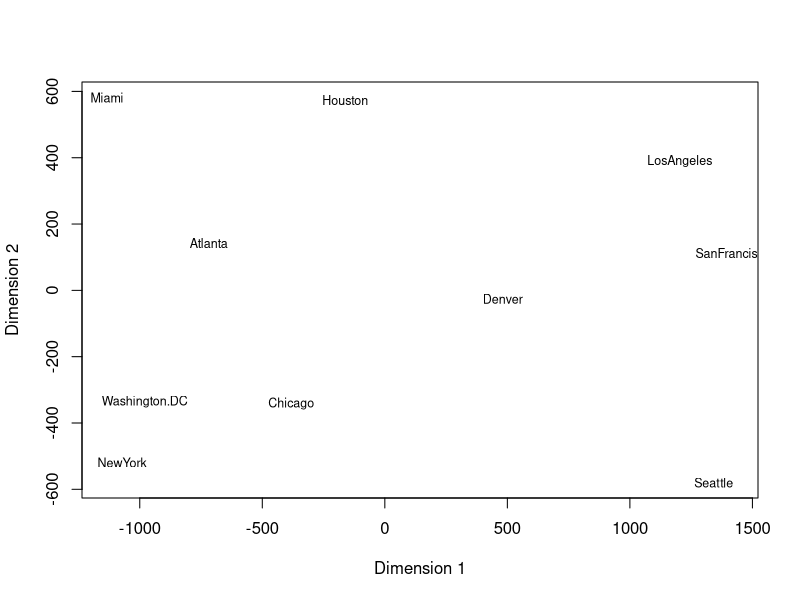
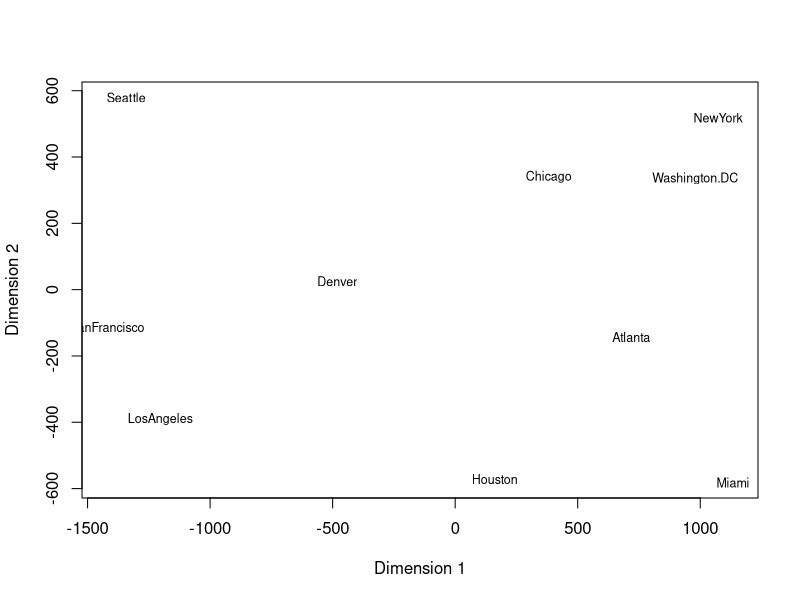
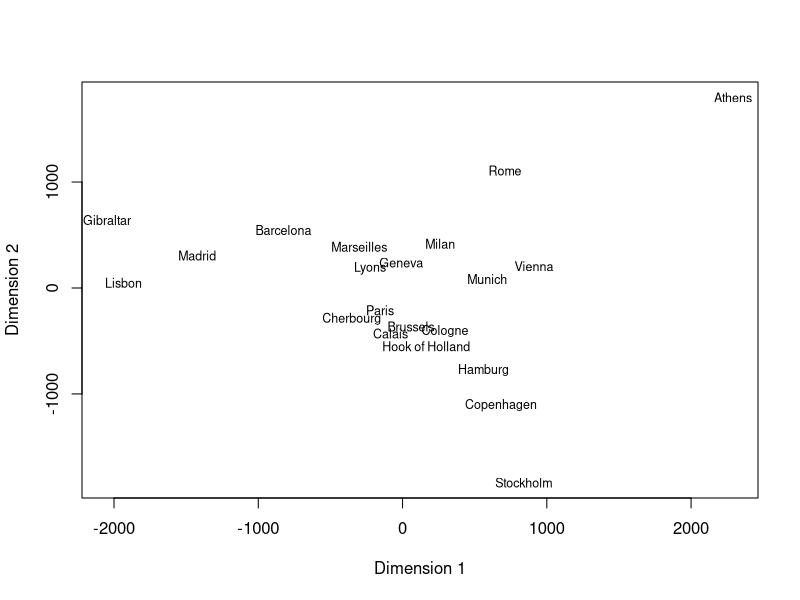
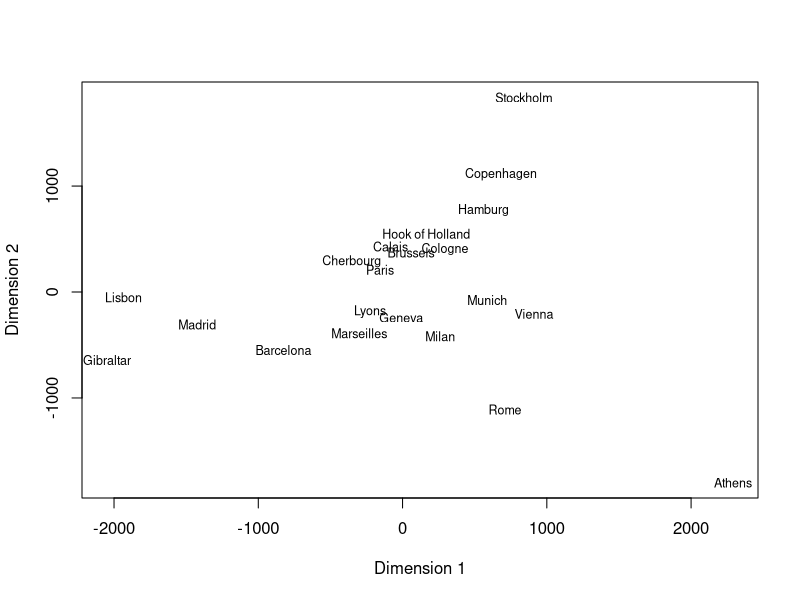
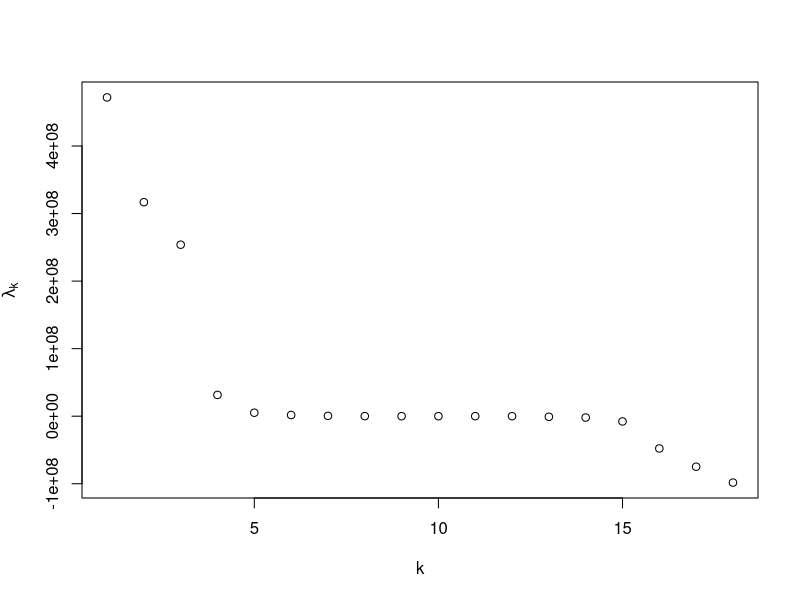
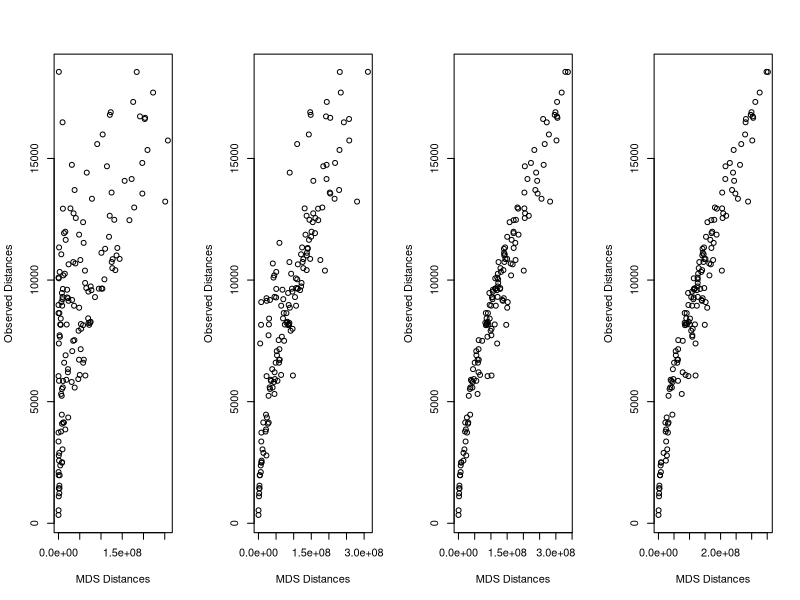
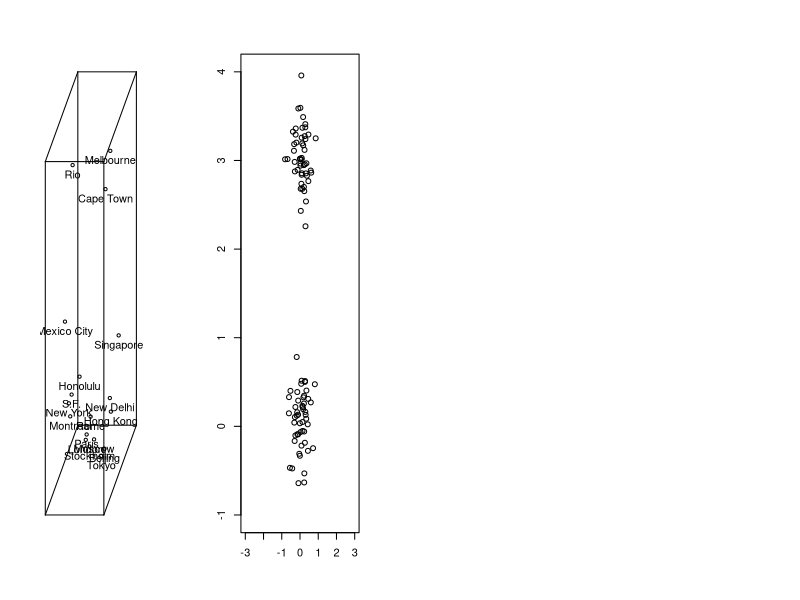
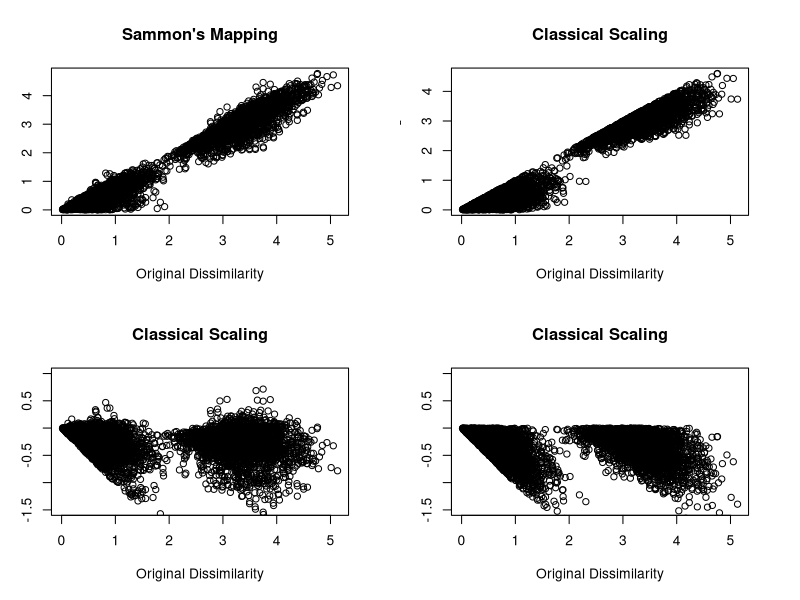

Generate these figures, in order, with R:
## ---- chunk 1
require("scatterplot3d")
knitr::opts_chunk$set(echo = FALSE)
library('MASS')
library('maps')
library("gdata")
## ---- chunk 2
UScitiesD
## ---- chunk 3
city.loc <- cmdscale(UScitiesD, k =2);
plot(city.loc, type = 'n', 
     xlab = 'Dimension 1',
     ylab = 'Dimension 2')
text(city.loc, labels = attr(UScitiesD, "Labels"),
     cex = 0.75)
## ---- chunk 4
# city.loc.rot <- city.loc %*% matrix(c(0,-1,-1,0), nrow = 2) 
city.loc.rot <- -city.loc
# par(mar = c(1,1,1,1))
# par(mfrow = c(2,1))
plot(city.loc.rot, type = 'n', 
     xlab = 'Dimension 1',
     ylab = 'Dimension 2')
text(city.loc.rot, labels = attr(UScitiesD, "Labels"),
     cex = 0.75)
# map("state")
## ---- chunk 5
eurodist
## ---- chunk 6
city.loc <- cmdscale(eurodist)
plot(city.loc, type = 'n', 
     xlab = 'Dimension 1',
     ylab = 'Dimension 2')
text(city.loc, labels = attr(eurodist, "Labels"),
     cex = 0.75)
## ---- chunk 7
city.loc.flip <- city.loc %*% matrix(c(1,0,0,-1),nrow = 2)
plot(city.loc.flip, type = 'n', 
     xlab = 'Dimension 1',
     ylab = 'Dimension 2')
text(city.loc.flip, labels = attr(eurodist, "Labels"),
     cex = 0.75)
## ---- chunk 8
D <- matrix(0, 18,18)
row.names(D) <- names <- c("Beijing","Cape Town","Hong Kong", "Honolulu", "London", "Melbourne", 
                  "Mexico City", "Montreal", "Moscow", "New Delhi", "New York", "Paris",
                  "Rio", "Rome", "S.F.", "Singapore", "Stockholm", "Tokyo")
colnames(D) <- names

D[2:18,  1] <- c(12947, 1972, 8171, 8160, 9093, 12478, 10490, 5809, 2788, 11012, 8236, 17325, 8144, 9524, 4465, 6725, 2104)
D[3:18,  2] <- c(11867, 18562, 9635, 10388, 13703, 12744, 10101, 9284, 12551, 9307, 6075, 8417, 16487, 9671, 10334, 14737)
D[4:18,  3] <- c(8945, 9646, 7392, 14155, 12462, 7158, 3770, 12984, 9650, 17710, 9300, 11121, 2575, 8243, 2893)
D[5:18,  4] <- c(11653, 8862, 6098, 7915, 11342, 11930, 7996, 11988, 13343, 12936, 3857, 10824, 11059, 6208)
D[6:18,  5] <- c(16902, 8947, 5240, 2506, 6724, 5586, 341, 9254, 1434, 8640, 10860, 1436, 9585)
D[7:18,  6] <- c(13557, 16730, 14418, 10192, 16671, 16793, 13227, 15987, 12644, 6050, 15593, 8159)
D[8:18,  7] <- c(3728, 10740, 14679, 3362, 9213, 7669, 10260, 3038, 16623, 9603, 11319)
D[9:18,  8] <- c(7077, 11286, 533, 5522, 8175, 6601, 4092, 14816, 5900, 10409)
D[10:18, 9] <- c(4349, 7530, 2492, 11529, 2378, 9469, 8426, 1231, 7502)
D[11:18, 10] <- c(11779, 6601, 14080, 5929, 12380, 4142, 5579, 5857)
D[12:18, 11] <- c(5851, 7729, 6907, 4140, 15349, 6336, 10870)
D[13:18, 12] <- c(9146, 1108, 8975, 10743, 1546, 9738)
D[14:18, 13] <- c(9181, 10647, 15740, 10682, 18557)
D[15:18, 14] <- c(10071, 10030, 1977, 9881)
D[16:18, 15] <- c(13598, 8644, 8284)
D[17:18, 16] <- c(9646, 5317)
D[18:18, 17] <- 8193

D <- D + t(D)

D
## ---- chunk 9
MDS1 <- cmdscale(D,k=1, eig = TRUE, x.ret = TRUE)
MDS2 <- cmdscale(D,k=2, eig = TRUE, x.ret = TRUE)
MDS3 <- cmdscale(D,k=3, eig = TRUE, x.ret = TRUE)
MDS4 <- cmdscale(D,k=4, eig = TRUE, x.ret = TRUE)
distances1 <- distances2 <- distances3 <- distances4 <- matrix(0,18,18)
for (s in 2:18){
  for (t in 1:(s-1)){
    distances1[s,t] <- (MDS1$points[s] - MDS1$points[t])^2
    distances2[s,t] <- t(MDS2$points[s,] - MDS2$points[t,]) %*% (MDS2$points[s,] - MDS2$points[t,])
    distances3[s,t] <- t(MDS3$points[s,] - MDS3$points[t,]) %*% (MDS3$points[s,] - MDS3$points[t,])
    distances4[s,t] <- t(MDS4$points[s,] - MDS4$points[t,]) %*% (MDS4$points[s,] - MDS4$points[t,])
  }
}
## ---- chunk 10
# par(mfrow = c(1,4))
# plot(MDS1$eig, xlab = 'k', ylab = expression(lambda[k]))
# plot(MDS2$eig, xlab = 'k', ylab = expression(lambda[k]))
# plot(MDS3$eig, xlab = 'k', ylab = expression(lambda[k]))
plot(MDS4$eig, xlab = 'k', ylab = expression(lambda[k]))
## ---- chunk 11

par(mfrow = c(1,4))

plot(distances1[lower.tri(distances1, diag = FALSE)], D[lower.tri(D, diag = FALSE)],
     xlab = "MDS Distances", ylab = "Observed Distances"
)
plot(distances2[lower.tri(distances1, diag = FALSE)], D[lower.tri(D, diag = FALSE)],
     xlab = "MDS Distances", ylab = "Observed Distances"
)
plot(distances3[lower.tri(distances1, diag = FALSE)], D[lower.tri(D, diag = FALSE)],
     xlab = "MDS Distances", ylab = "Observed Distances"
)

plot(distances4[lower.tri(distances1, diag = FALSE)], D[lower.tri(D, diag = FALSE)],
     xlab = "MDS Distances", ylab = "Observed Distances"
)

## ---- chunk 12
fig <- scatterplot3d(MDS3$points[,1:3],
                  xlab = "", ylab = "", zlab = "", 
                  tick.marks = FALSE, label.tick.marks = FALSE,
                  grid = FALSE, box = TRUE)
text(fig$xyz.convert(MDS3$points[,1:3]),labels= rownames(MDS3$points), pos=1) 
## ---- chunk 13
N <- 100
group <- rep(0,N)
group[runif(N, min = 0, max = 1) <1/2 ] <- 3
X <- matrix(0,nrow = N, ncol = 2)
for (n in 1:N){
  X[n,] <- mvrnorm(n=1, mu = c(0,group[n]), Sigma = matrix(c(0.1,0,0,0.1),nrow = 2))
}
plot(X, xlab = '', ylab = '',
     xlim = c(-3,3), ylim = c(-1,4))

dist.X1 <- dist.X2 <- dist.Xinf <- matrix(0,N,N)
for (m in 2:N){
  for(n in 1:(m-1)){
    dist.X1[m,n] <- sum(abs(X[m,]- X[n,])) # euclidean dist
    dist.X2[m,n] <- sqrt(sum((X[m,]- X[n,])^2)) # euclidean dist
    dist.Xinf[m,n] <- max(abs(X[m,]-X[n,]))
  }
}
dist.X1   <- dist.X1 + t(dist.X1)
dist.X2   <- dist.X2 + t(dist.X2)
dist.Xinf <- dist.Xinf + t(dist.Xinf)
## ---- chunk 14

SAM <- sammon(dist.X2, k=1, trace = FALSE)
CLA <- cmdscale(dist.X2, k=1)
SAM.dist <- CLA.dist <- matrix(0,N,N)
for (m in 2:N){
  for(n in 1:(m-1)){
    SAM.dist[m,n] <- abs(SAM$points[m]-SAM$points[n])
    CLA.dist[m,n] <- abs(CLA[m]-CLA[n])
  }
}


par(mfrow = c(2,2))
plot(dist.X1[lower.tri(dist.X1, diag = FALSE)], SAM.dist[lower.tri(dist.X1, diag = FALSE)], 
     main = "Sammon's Mapping",
     xlab = "Original Dissimilarity",
     ylab = "Sammon Distance")
plot(dist.X1[lower.tri(dist.X1, diag = FALSE)], CLA.dist[lower.tri(dist.X1, diag = FALSE)], 
     main = "Classical Scaling",
     xlab = "Original Dissimilarity",
     ylab = "Classical Scaling Distance")

plot(dist.X1[lower.tri(dist.X1, diag = FALSE)], SAM.dist[lower.tri(dist.X1, diag = FALSE)]-dist.X1[lower.tri(dist.X1, diag = FALSE)], 
     main = "Classical Scaling",
     xlab = "Original Dissimilarity",
     ylab = "Residual",
     ylim = c(-1.5,1))
plot(dist.X1[lower.tri(dist.X1, diag = FALSE)], CLA.dist[lower.tri(dist.X1, diag = FALSE)]-dist.X1[lower.tri(dist.X1, diag = FALSE)], 
     main = "Classical Scaling",
     xlab = "Original Dissimilarity",
     ylab = "Residual",
     ylim = c(-1.5,1))
## ---- chunk 15
SAM.cities1 <- sammon(D, k=1,trace = FALSE)
SAM.cities2 <- sammon(D, k=2,trace = FALSE)
SAM.cities3 <- sammon(D, k=3,trace = FALSE)
SAM.dist1 <- SAM.dist2 <- SAM.dist3 <- matrix(0,18,18)
for (s in 2:18){
  for (t in 1:(s-1)){
    SAM.dist1[s,t] <- (SAM.cities1$points[s] - SAM.cities1$points[t])^2
    SAM.dist2[s,t] <- t(SAM.cities2$points[s,] - SAM.cities2$points[t,]) %*% (SAM.cities2$points[s,] - SAM.cities2$points[t,])
    SAM.dist3[s,t] <- t(SAM.cities3$points[s,] - SAM.cities3$points[t,]) %*% (SAM.cities3$points[s,] - SAM.cities3$points[t,])
  }
}
par(mfrow = c(2,3))
plot(D[lower.tri(D, diag = FALSE)], SAM.dist1[lower.tri(D, diag = FALSE)], 
     main = "1-dimension",
     xlab = "Original Dissimilarity",
     ylab = "Sammon Distance")
plot(D[lower.tri(D, diag = FALSE)], SAM.dist2[lower.tri(D, diag = FALSE)], 
     main = "2-dimension",
     xlab = "Original Dissimilarity",
     ylab = "Sammon Distance")
plot(D[lower.tri(D, diag = FALSE)], SAM.dist3[lower.tri(D, diag = FALSE)], 
     main = "3-dimension",
     xlab = "Original Dissimilarity",
     ylab = "Sammon Distance")
plot(D[lower.tri(D, diag = FALSE)], distances1[lower.tri(D, diag = FALSE)], 
     main = "1-dimension",
     xlab = "Original Dissimilarity",
     ylab = "Classical Scaling  Distance")
plot(D[lower.tri(D, diag = FALSE)], distances2[lower.tri(D, diag = FALSE)], 
     main = "2-dimension",
     xlab = "Original Dissimilarity",
     ylab = "Classical Scaling  Distance")
plot(D[lower.tri(D, diag = FALSE)], distances3[lower.tri(D, diag = FALSE)], 
     main = "3-dimension",
     xlab = "Original Dissimilarity",
     ylab = "Classical Scaling Distance")
## ---- chunk 16
STRESS <- rep(0,9)
for (j in 1:9){
  STRESS[j] <- sammon(D, k = j, niter = 250,trace = FALSE)$stress
}
plot(STRESS, xlab = "Dimension", ylab = "Sammon Stress")
## ---- chunk 17
plot(SAM.cities2$points, type = 'n', 
     xlab = 'Dimension 1',
     ylab = 'Dimension 2')
text(SAM.cities2$points, labels = names,
     cex = 0.75)
## ---- chunk 18
fig <- scatterplot3d(SAM.cities3$points[,1:3],
                  xlab = "", ylab = "", zlab = "", 
                  tick.marks = FALSE, label.tick.marks = FALSE,
                  grid = FALSE, box = TRUE)
text(fig$xyz.convert(SAM.cities3$points[,1:3]),labels= rownames(SAM.cities3$points), pos=1)
## ---- chunk 19
colors <- matrix(NA,14,14 )
colors[1,]  <- c(0,	    0.86,	0.42,	0.42,	0.18,	0.06,	0.07,	0.04,	0.02,	0.07,	0.09,	0.12,	0.13,	0.16)
colors[2,]  <- c(0.86,	   0,	 0.5,	0.44,	0.22,	0.09,	0.07,	0.07,	0.02,	0.04,	0.07,	0.11,	0.13,	0.14)
colors[3,]  <- c(0.42,	 0.5,	   0,	0.81,	0.47,	0.17,	 0.1,	0.08,	0.02,	0.01,	0.02,	0.01,	0.05,	0.03)
colors[4,]  <- c(0.42,	0.44,	0.81,	   0,	0.54,	0.25,	 0.1,	0.09,	0.02,	0.01,	   0,	0.01,	0.02,	0.04)
colors[5,]  <- c(0.18,	0.22,	0.47,	0.54,	   0,	0.61,	0.31,	0.26,	0.07,	0.02,	0.02,	0.01,	0.02,	0)
colors[6,]  <- c(0.06,	0.09,	0.17,	0.25,	0.61,	   0,	0.62,	0.45,	0.14,	0.08,	0.02,	0.02,	0.02,	0.01)
colors[7,]  <- c(0.07,	0.07,	 0.1,	 0.1,	0.31,	0.62,	   0,	0.73,	0.22,	0.14,	0.05,	0.02,	0.02,	0)
colors[8,]  <- c(0.04,	0.07,	0.08,	0.09,	0.26,	0.45,	0.73,	   0,	0.33,	0.19,	0.04,	0.03,	0.02,	0.02)
colors[9,]  <- c(0.02,	0.02,	0.02,	0.02,	0.07,	0.14,	0.22,	0.33,	   0,	0.58,	0.37,	0.27,	 0.2,	0.23)
colors[10,] <- c(0.07,	0.04,	0.01,	0.01,	0.02,	0.08,	0.14,	0.19,	0.58,	   0,	0.74,	 0.5,	0.41,	0.28)
colors[11,] <- c(0.09,	0.07,	0.02,	   0,	0.02,	0.02,	0.05,	0.04,	0.37,	0.74,  	 0,	0.76,	0.62,	0.55)
colors[12,] <- c(0.12,	0.11,	0.01,	0.01,	0.01,	0.02,	0.02,	0.03,	0.27,	 0.5,	0.76,	   0,	0.85,	0.68)
colors[13,] <- c(0.13,	0.13,	0.05,	0.02,	0.02,	0.02,	0.02,	0.02,	0.2,	0.41,	0.62,	0.85,	   0,	0.76)
colors[14,] <- c(0.16,	0.14,	0.03,	0.04,	   0,	0.01,	   0,	0.02,	0.23,	0.28,	0.55,	0.68,	0.76,	0)
# colors <- read.csv("~/Downloads/color.stimuli.csv")
names <- c("indigo","indigo-blue", "blue","blue", "blue-green",
                                           "green","green-yellow","yellow","yellow-orange","orange",
                                           "orange","red","red","red")
row.names(colors) <- colnames(colors) <- names
print(colors)
## ---- chunk 20

colors[lower.tri(colors,diag = FALSE) ] <- 1- colors[lower.tri(colors,diag = FALSE) ] 
colors[upper.tri(colors,diag = FALSE) ] <- 1- colors[upper.tri(colors,diag = FALSE) ] 
print(colors)

## ---- chunk 21
STRESS <- rep(0,10)
for (j in 1:10){
  Color.nmMDS <- isoMDS(as.dist(colors), k=j, maxit = 100,p= 2, trace = FALSE)
  STRESS[j] <- Color.nmMDS$stress
}
plot(STRESS, xlab = "Dimension", ylab = "Kruskal Stress")
## ---- chunk 22
Color.KrMDS <- isoMDS(as.dist(colors),
                      k=2,p=1, trace = FALSE, maxit = 500)
Color.nmMDS <- Shepard(as.dist(colors), Color.KrMDS$points,p = 2)
plot(Color.KrMDS$points[,1:2]  , cex = 0.1, xlim = c(-1,1), ylim = c(-1,1),
     xlab = "", ylab = "")
lines(Color.KrMDS$points[,1:2])
names[c(2,3,7,10,12,14)] <- ""
text(Color.KrMDS$points[,1:2] , labels = names,
     cex = 0.75)
